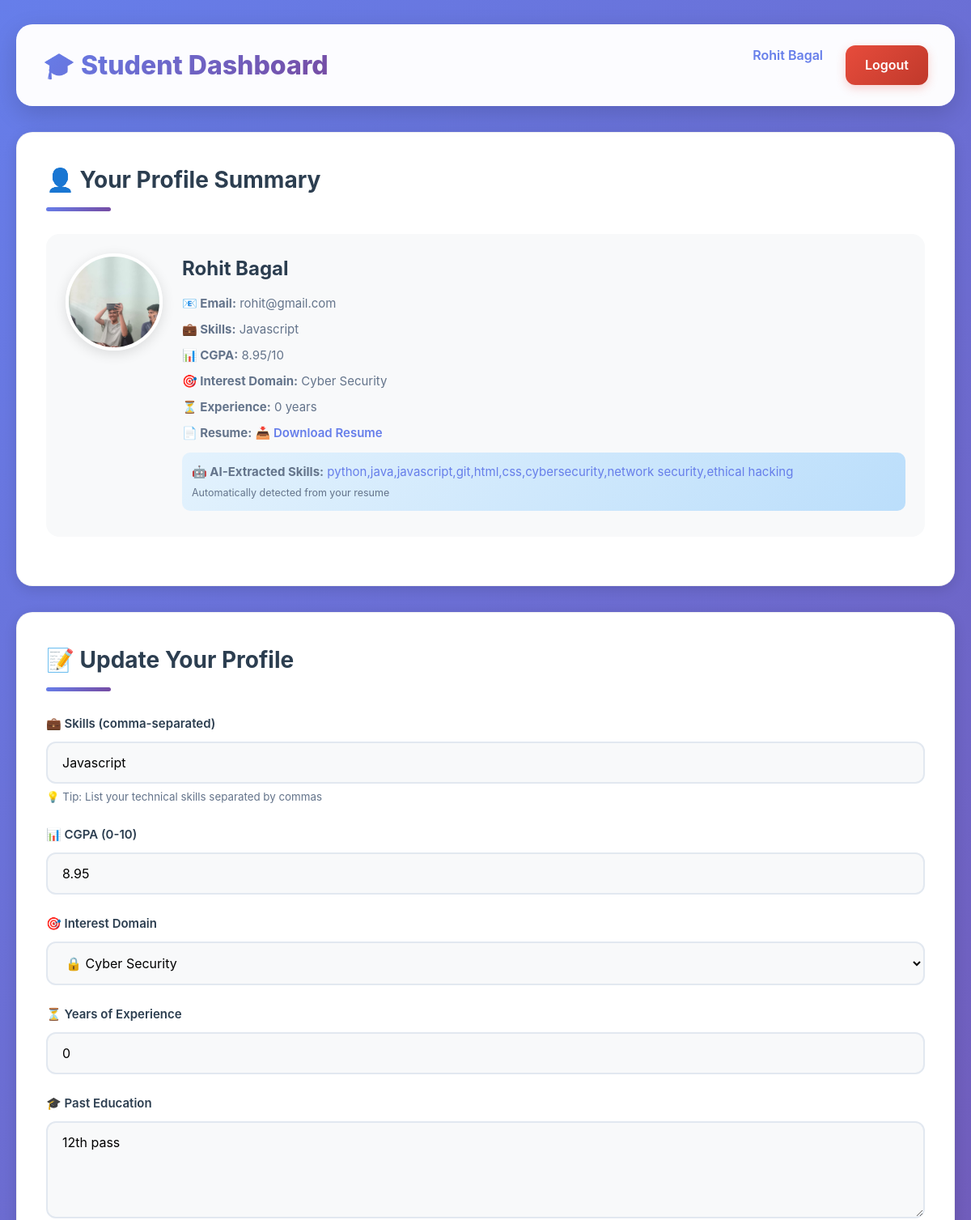
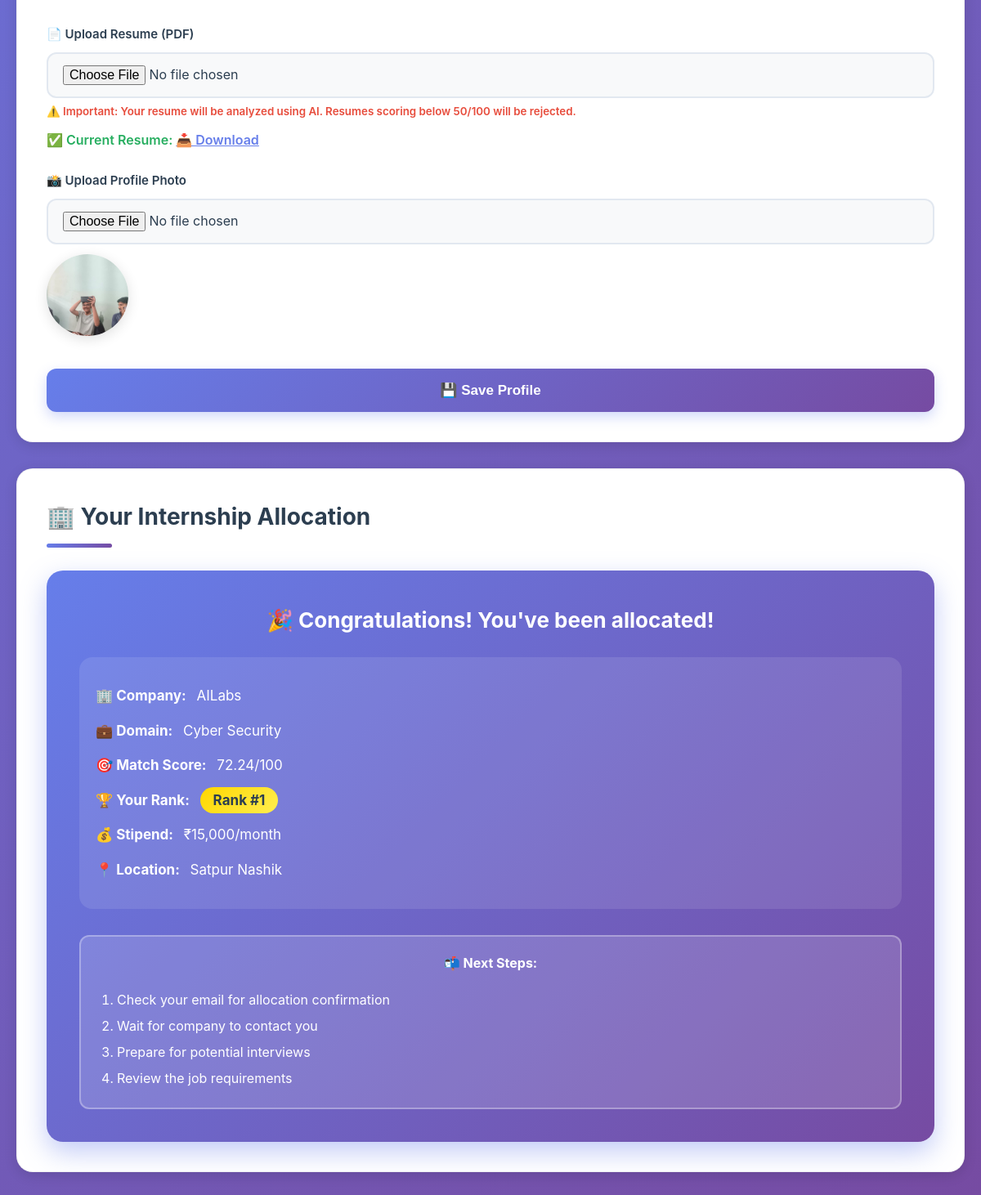
The page /student/dashboard (signed in) on the database its author committed (2 pictures, top to bottom).
### tables this page shows
CREATE TABLE student_profile (
            user_id INTEGER PRIMARY KEY,
            skills TEXT,
            cgpa REAL DEFAULT 0,
            interest_domain TEXT,
            experience_years INTEGER DEFAULT 0,
            resume_path TEXT,
            past_education TEXT,
            profile_photo TEXT,
            extracted_skills TEXT,
            FOREIGN KEY(user_id) REFERENCES users(user_id) ON DELETE CASCADE
        );

CREATE TABLE company_profile (
            user_id INTEGER PRIMARY KEY,
            company_name TEXT,
            location TEXT,
            contact_email TEXT,
            contact_no TEXT,
            profile_logo TEXT,
            FOREIGN KEY(user_id) REFERENCES users(user_id) ON DELETE CASCADE
        );

CREATE TABLE company_positions (
            position_id INTEGER PRIMARY KEY AUTOINCREMENT,
            company_id INTEGER,
            domain TEXT,
            required_skills TEXT,
            min_cgpa REAL DEFAULT 0,
            positions INTEGER DEFAULT 0,
            stipend INTEGER DEFAULT 0,
            FOREIGN KEY(company_id) REFERENCES users(user_id) ON DELETE CASCADE
        );

CREATE TABLE allocations (
            allocation_id INTEGER PRIMARY KEY AUTOINCREMENT,
            student_id INTEGER NOT NULL,
            company_id INTEGER NOT NULL,
            position_id INTEGER NOT NULL,
            score REAL,
            rank INTEGER,
            UNIQUE(student_id),
            FOREIGN KEY(student_id) REFERENCES users(user_id),
            FOREIGN KEY(company_id) REFERENCES users(user_id),
            FOREIGN KEY(position_id) REFERENCES company_positions(position_id)
        );

### app.py (the view, shortened to what this page needs)
@app.route('/student/dashboard', methods=['GET', 'POST'])
@role_required('student')
def student_dashboard():
    feedback_message = None
    resume_score = None
    detailed_feedback = None
    with get_connection() as conn:
        profile = conn.execute("""
            SELECT skills, cgpa, interest_domain, experience_years,
                   resume_path, past_education, profile_photo, extracted_skills
            FROM student_profile
            WHERE user_id = ?
        """, (session['user_id'],)).fetchone()
        allocation = conn.execute("""
            SELECT cp.company_name, pos.domain, a.score, a.rank, pos.stipend, cp.location
            FROM allocations a
            JOIN company_profile cp ON a.company_id = cp.user_id
            JOIN company_positions pos ON a.position_id = pos.position_id
            WHERE a.student_id = ?
        """, (session['user_id'],)).fetchone()
    return render_template('student_dashboard.html',
                          profile=profile,
                          allocation=allocation,
                          feedback_message=feedback_message,
                          resume_score=resume_score,
                          detailed_feedback=detailed_feedback)

### app.py (called while the page is built)
def role_required(required_role):
    def decorator(f):
        @wraps(f)
        def decorated_function(*args, **kwargs):
            if 'user_id' not in session:
                flash("Please log in to access this page.", "error")
                return redirect(url_for('login'))
            if session.get('role') != required_role:
                flash(f"Access denied. This page is for {required_role}s only.", "error")
                return render_template('403.html'), 403
            return f(*args, **kwargs)
        return decorated_function
    return decorator

def get_connection():
    return sqlite3.connect("platform.db")

### templates/student_dashboard.html (shortened to what this page needs)
<!DOCTYPE html>
<html lang="en">
<head>
    <link rel="stylesheet" href="{{ url_for('static', filename='css/style.css') }}">
</head>
<body>
    <div class="container">
        <div class="header">
            <h1>🎓 Student Dashboard</h1>
            <div class="header-actions">
                <span style="margin-right: 16px; color: #667eea; font-weight: 600;">{{ session.name }}</span>
                <a href="/logout" class="logout-btn">Logout</a>
            </div>
        </div>
        {% if profile %}
        <div class="card">
            <h2>👤 Your Profile Summary</h2>
            <div class="profile-card">
                {% if profile[6] %}
                <img src="/uploads/{{ profile[6] }}" alt="Profile Photo" class="profile-photo">
                {% else %}
                <div style="width: 120px; height: 120px; border-radius: 50%; background: var(--primary-gradient); display: flex; align-items: center; justify-content: center; font-size: 48px; color: white; box-shadow: var(--shadow-md);">
                    👤
                </div>
                {% endif %}
                <div class="profile-info">
                    <h3>{{ session.name }}</h3>
                    <p><strong>📧 Email:</strong> {{ session.email }}</p>
                    <p><strong>💼 Skills:</strong> {{ profile[0] or 'Not specified' }}</p>
                    <p><strong>📊 CGPA:</strong> {{ profile[1] or 'Not specified' }}/10</p>
                    <p><strong>🎯 Interest Domain:</strong> {{ profile[2] or 'Not specified' }}</p>
                    <p><strong>⏳ Experience:</strong> {{ profile[3] or 0 }} years</p>
                    {% if profile[4] %}
                    <p><strong>📄 Resume:</strong> <a href="/uploads/{{ profile[4] }}" target="_blank" style="color: #667eea; text-decoration: none; font-weight: 600;">📥 Download Resume</a></p>
                    {% endif %}
                    {% if profile[7] %}
                    <p style="margin-top: 12px; padding: 12px; background: linear-gradient(135deg, #e3f2fd 0%, #bbdefb 100%); border-radius: 10px;">
                        <strong>🤖 AI-Extracted Skills:</strong> <span style="color: #667eea;">{{ profile[7] }}</span>
                        <br><small style="color: #64748b; display: block; margin-top: 4px;">Automatically detected from your resume</small>
                    </p>
                    {% endif %}
                </div>
            </div>
        </div>
        {% endif %}
        <div class="card">
            <h2>📝 Update Your Profile</h2>
            <form method="POST" enctype="multipart/form-data" id="profileForm">
                <div class="form-group">
                    <label for="skills">💼 Skills (comma-separated)</label>
                    <input type="text" id="skills" name="skills"
                           placeholder="Python, JavaScript, React, MySQL, Machine Learning"
                           value="{{ profile[0] if profile else '' }}" required>
                    <small style="color: #64748b; display: block; margin-top: 6px;">💡 Tip: List your technical skills separated by commas</small>
                </div>
                <div class="form-group">
                    <label for="cgpa">📊 CGPA (0-10)</label>
                    <input type="number" id="cgpa" name="cgpa" step="0.01" min="0" max="10"
                           placeholder="8.5"
                           value="{{ profile[1] if profile else '' }}" required>
                </div>
                <div class="form-group">
                    <label for="interest_domain">🎯 Interest Domain</label>
                    <select id="interest_domain" name="interest_domain" required>
                        <option value="Cyber Security" {% if profile and profile[2] == 'Cyber Security' %}selected{% endif %}>🔒 Cyber Security</option>
                    </select>
                </div>
                <div class="form-group">
                    <label for="experience_years">⏳ Years of Experience</label>
                    <input type="number" id="experience_years" name="experience_years" min="0" max="10"
                           placeholder="0"
                           value="{{ profile[3] if profile else '0' }}" required>
                </div>
                <div class="form-group">
                    <label for="past_education">🎓 Past Education</label>
                    <textarea id="past_education" name="past_education"
                              placeholder="B.Tech in Computer Science, XYZ University, 2022–2026
CGPA: 8.5/10
Relevant Coursework: Data Structures, Algorithms, Machine Learning">{{ profile[5] if profile else '' }}</textarea>
                </div>
                <div class="form-group">
                    <label for="resume">📄 Upload Resume (PDF)</label>
                    <input type="file" id="resume" name="resume" accept=".pdf">
                    <small style="color: #e74c3c; display: block; margin-top: 6px; font-weight: 600;">
                        ⚠️ Important: Your resume will be analyzed using AI. Resumes scoring below 50/100 will be rejected.
                    </small>
                    {% if profile and profile[4] %}
                        <p style="margin-top: 12px; color: #27ae60; font-weight: 600;">✅ Current Resume: <a href="/uploads/{{ profile[4] }}" target="_blank" style="color: #667eea;">📥 Download</a></p>
                    {% else %}
                        <p style="margin-top: 12px; color: #f39c12; font-weight: 600;">⚠️ No resume uploaded yet</p>
                    {% endif %}
                </div>
                <div class="form-group">
                    <label for="profile_photo">📸 Upload Profile Photo</label>
                    <input type="file" id="profile_photo" name="profile_photo" accept="image/*">
                    {% if profile and profile[6] %}
                        <img src="/uploads/{{ profile[6] }}" alt="Profile Photo" style="width: 100px; height: 100px; margin-top: 12px; border-radius: 50%; object-fit: cover; box-shadow: var(--shadow-md);">
                    {% endif %}
                </div>
                <button type="submit" onclick="showLoading()">💾 Save Profile</button>
            </form>
        </div>
        <div class="card">
            <h2>🏢 Your Internship Allocation</h2>
            {% if allocation %}
                <div class="allocation-box">
                    <h3>🎉 Congratulations! You've been allocated!</h3>
                    <div style="text-align: left; padding: 20px; background: rgba(255,255,255,0.1); border-radius: 16px; margin-top: 20px;">
                        <p><strong>🏢 Company:</strong> {{ allocation[0] }}</p>
                        <p><strong>💼 Domain:</strong> {{ allocation[1] }}</p>
                        <p><strong>🎯 Match Score:</strong> {{ "%.2f"|format(allocation[2]) }}/100</p>
                        <p><strong>🏆 Your Rank:</strong> <span style="background: linear-gradient(135deg, #ffd700 0%, #ffed4e 100%); color: #2c3e50; padding: 6px 16px; border-radius: 50px; font-weight: 700;">Rank #{{ allocation[3] }}</span></p>
                        <p><strong>💰 Stipend:</strong> ₹{{ "{:,}".format(allocation[4]) }}/month</p>
                        <p><strong>📍 Location:</strong> {{ allocation[5] }}</p>
                    </div>
                    <div style="margin-top: 32px; padding: 20px; background: rgba(255,255,255,0.15); border-radius: 12px; border: 2px solid rgba(255,255,255,0.3);">
                        <h4 style="margin-bottom: 16px;">📬 Next Steps:</h4>
                        <ol style="text-align: left; line-height: 2; padding-left: 24px;">
                            <li>Check your email for allocation confirmation</li>
                            <li>Wait for company to contact you</li>
                            <li>Prepare for potential interviews</li>
                            <li>Review the job requirements</li>
                        </ol>
                    </div>
                </div>
            {% endif %}
        </div>
    </div>
</body>
</html>

### static/css/style.css (style rules this page uses)
:root { --primary-gradient: linear-gradient(135deg, #667eea 0%, #764ba2 100%); --success-color: #27ae60; --danger-color: #e74c3c; --warning-color: #f39c12; --info-color: #3498db; --dark-text: #2c3e50; --light-text: #64748b; --border-color: #e2e8f0; --bg-light: #f8f9fa; --shadow-sm: 0 2px 8px rgba(0, 0, 0, 0.08); --shadow-md: 0 4px 16px rgba(0, 0, 0, 0.12); --shadow-lg: 0 10px 30px rgba(0, 0, 0, 0.15); }
* { margin: 0; padding: 0; box-sizing: border-box; }
body { font-family: 'Inter', 'Segoe UI', -apple-system, BlinkMacSystemFont, sans-serif; background: var(--primary-gradient); min-height: 100vh; color: var(--dark-text); line-height: 1.6; }
.container { max-width: 1400px; margin: 30px auto; padding: 0 20px; }
.header { background: rgba(255, 255, 255, 0.98); backdrop-filter: blur(12px); padding: 24px 32px; border-radius: 20px; margin-bottom: 32px; box-shadow: var(--shadow-lg); display: flex; justify-content: space-between; align-items: center; border: 1px solid rgba(255, 255, 255, 0.3); }
.header h1 { font-size: 32px; font-weight: 800; background: var(--primary-gradient); -webkit-background-clip: text; -webkit-text-fill-color: transparent; background-clip: text; }
.header-actions { display: flex; gap: 12px; }
.logout-btn { padding: 12px 24px; background: linear-gradient(135deg, #e74c3c 0%, #c0392b 100%); color: white; border: none; border-radius: 12px; font-weight: 600; text-decoration: none; transition: all 0.3s ease; box-shadow: 0 4px 12px rgba(231, 76, 60, 0.25); }
.card { background: white; border-radius: 20px; box-shadow: var(--shadow-md); padding: 36px; margin-bottom: 32px; transition: all 0.3s ease; border: 1px solid rgba(0, 0, 0, 0.05); }
.card h2 { font-size: 28px; color: var(--dark-text); margin-bottom: 28px; font-weight: 700; position: relative; padding-bottom: 16px; }
.card h2::after { content: ''; position: absolute; bottom: 0; left: 0; width: 80px; height: 5px; background: var(--primary-gradient); border-radius: 3px; }
.form-group { margin-bottom: 24px; }
label { display: block; margin-bottom: 10px; font-weight: 600; color: var(--dark-text); font-size: 15px; }
input[type="text"], input[type="email"], input[type="password"], input[type="number"], input[type="file"], textarea, select { width: 100%; padding: 14px 18px; border: 2px solid var(--border-color); border-radius: 12px; font-size: 16px; font-family: inherit; transition: all 0.3s ease; background: var(--bg-light); }
textarea { min-height: 120px; resize: vertical; }
button[type="submit"] { width: 100%; padding: 16px 32px; background: var(--primary-gradient); color: white; border: none; border-radius: 12px; font-size: 17px; font-weight: 700; cursor: pointer; transition: all 0.3s ease; box-shadow: 0 6px 16px rgba(102, 126, 234, 0.3); margin-top: 8px; }
.allocation-box { background: var(--primary-gradient); color: white; padding: 40px; border-radius: 20px; text-align: center; margin-top: 24px; box-shadow: 0 12px 32px rgba(102, 126, 234, 0.4); }
.allocation-box h3 { font-size: 26px; margin-bottom: 24px; font-weight: 700; }
.allocation-box p { font-size: 17px; margin: 12px 0; line-height: 1.8; }
.allocation-box strong { font-weight: 700; display: inline-block; margin-right: 8px; }
.profile-card { display: grid; grid-template-columns: auto 1fr; gap: 24px; align-items: start; padding: 24px; background: var(--bg-light); border-radius: 16px; margin-bottom: 24px; }
.profile-photo { width: 120px; height: 120px; border-radius: 50%; object-fit: cover; border: 4px solid white; box-shadow: var(--shadow-md); }
.profile-info h3 { font-size: 24px; margin-bottom: 12px; color: var(--dark-text); }
.profile-info p { margin: 8px 0; color: var(--light-text); font-size: 15px; }

### templates/student_dashboard.html (style rules this page uses)
.profile-card { animation: fadeInUp 0.5s ease-out; }
.card { transition: all 0.3s cubic-bezier(0.4, 0, 0.2, 1); }
html { scroll-behavior: smooth; }

### rows shown on the page
student_profile: skills "Javascript", cgpa "8.95", interest_domain "Cyber Security", experience_years "0", extracted_skills "python,java,javascript,git,html,css,cybersecurity,network security,ethical hacking", interest_domain "🔒 Cyber Security", past_education "12th pass"
company_profile: company_name "AILabs", location "Satpur Nashik"
company_positions: domain "Cyber Security", stipend "15,000"
allocations: score "72.24", rank "1"

### other values the page prints
{{ session.name }} "Rohit Bagal"
{{ session.email }} "rohit@gmail.com"
